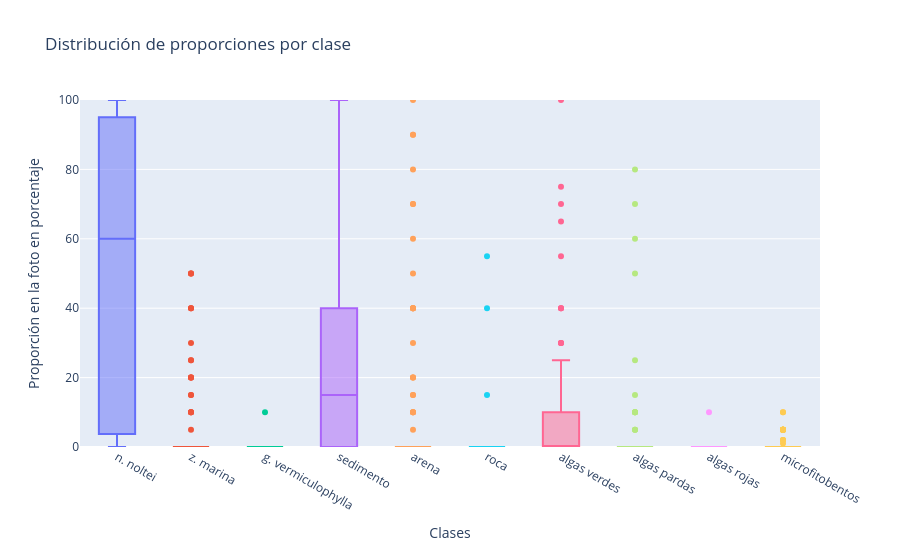

The code cell stored with this chart in its notebook:
### Code cell
# Vamos a estudiar las porporciones generales en las imágenes para las diferentes clases
fig = go.Figure()

# Agrupamos las clases en una misma columna
df_long = df[target_cols].melt(var_name="clase",value_name="proporcion")

fig = px.box(
    df_long,
    x="clase",
    y="proporcion",
    color="clase",
    points="outliers",
    title="Distribución de proporciones por clase",
)

fig.update_layout(
    yaxis=dict(title="Proporción por foot",range=[0, 100]),
    xaxis=dict(title="Clases"),
    height=550,
    showlegend=False,
)

# Visualizamos el diagrama de cajas general
fig.show()

### Figure 1 — Plotly figure (JSON) as saved in the notebook; plotly's stock layout.template omitted (floating-point values rounded to 4 significant figures; data arrays with more than 128 entries replaced by an {"elided": "..."} marker saying what was removed)
{"data": [{"alignmentgroup": "True", "boxpoints": "outliers", "hovertemplate": "clase=%{x}<br>proporcion=%{y}<extra></extra>", "legendgroup": "n. noltei", "marker": {"color": "#636efa"}, "name": "n. noltei", "notched": false, "offsetgroup": "n. noltei", "orientation": "v", "showlegend": true, "type": "box", "x": {"elided": "129 str values"}, "x0": " ", "xaxis": "x", "y": {"elided": "129 float values"}, "y0": " ", "yaxis": "y"}, {"alignmentgroup": "True", "boxpoints": "outliers", "hovertemplate": "clase=%{x}<br>proporcion=%{y}<extra></extra>", "legendgroup": "z. marina", "marker": {"color": "#EF553B"}, "name": "z. marina", "notched": false, "offsetgroup": "z. marina", "orientation": "v", "showlegend": true, "type": "box", "x": {"elided": "129 str values"}, "x0": " ", "xaxis": "x", "y": {"elided": "129 float values"}, "y0": " ", "yaxis": "y"}, {"alignmentgroup": "True", "boxpoints": "outliers", "hovertemplate": "clase=%{x}<br>proporcion=%{y}<extra></extra>", "legendgroup": "g. vermiculophylla", "marker": {"color": "#00cc96"}, "name": "g. vermiculophylla", "notched": false, "offsetgroup": "g. vermiculophylla", "orientation": "v", "showlegend": true, "type": "box", "x": {"elided": "129 str values"}, "x0": " ", "xaxis": "x", "y": {"elided": "129 float values"}, "y0": " ", "yaxis": "y"}, {"alignmentgroup": "True", "boxpoints": "outliers", "hovertemplate": "clase=%{x}<br>proporcion=%{y}<extra></extra>", "legendgroup": "sedimento", "marker": {"color": "#ab63fa"}, "name": "sedimento", "notched": false, "offsetgroup": "sedimento", "orientation": "v", "showlegend": true, "type": "box", "x": {"elided": "129 str values"}, "x0": " ", "xaxis": "x", "y": {"elided": "129 float values"}, "y0": " ", "yaxis": "y"}, {"alignmentgroup": "True", "boxpoints": "outliers", "hovertemplate": "clase=%{x}<br>proporcion=%{y}<extra></extra>", "legendgroup": "arena", "marker": {"color": "#FFA15A"}, "name": "arena", "notched": false, "offsetgroup": "arena", "orientation": "v", "showlegend": true, "type": "box", "x": {"elided": "129 str values"}, "x0": " ", "xaxis": "x", "y": {"elided": "129 float values"}, "y0": " ", "yaxis": "y"}, {"alignmentgroup": "True", "boxpoints": "outliers", "hovertemplate": "clase=%{x}<br>proporcion=%{y}<extra></extra>", "legendgroup": "roca", "marker": {"color": "#19d3f3"}, "name": "roca", "notched": false, "offsetgroup": "roca", "orientation": "v", "showlegend": true, "type": "box", "x": {"elided": "129 str values"}, "x0": " ", "xaxis": "x", "y": {"elided": "129 float values"}, "y0": " ", "yaxis": "y"}, {"alignmentgroup": "True", "boxpoints": "outliers", "hovertemplate": "clase=%{x}<br>proporcion=%{y}<extra></extra>", "legendgroup": "algas verdes", "marker": {"color": "#FF6692"}, "name": "algas verdes", "notched": false, "offsetgroup": "algas verdes", "orientation": "v", "showlegend": true, "type": "box", "x": {"elided": "129 str values"}, "x0": " ", "xaxis": "x", "y": {"elided": "129 float values"}, "y0": " ", "yaxis": "y"}, {"alignmentgroup": "True", "boxpoints": "outliers", "hovertemplate": "clase=%{x}<br>proporcion=%{y}<extra></extra>", "legendgroup": "algas pardas", "marker": {"color": "#B6E880"}, "name": "algas pardas", "notched": false, "offsetgroup": "algas pardas", "orientation": "v", "showlegend": true, "type": "box", "x": {"elided": "129 str values"}, "x0": " ", "xaxis": "x", "y": {"elided": "129 float values"}, "y0": " ", "yaxis": "y"}, {"alignmentgroup": "True", "boxpoints": "outliers", "hovertemplate": "clase=%{x}<br>proporcion=%{y}<extra></extra>", "legendgroup": "algas rojas", "marker": {"color": "#FF97FF"}, "name": "algas rojas", "notched": false, "offsetgroup": "algas rojas", "orientation": "v", "showlegend": true, "type": "box", "x": {"elided": "129 str values"}, "x0": " ", "xaxis": "x", "y": {"elided": "129 float values"}, "y0": " ", "yaxis": "y"}, {"alignmentgroup": "True", "boxpoints": "outliers", "hovertemplate": "clase=%{x}<br>proporcion=%{y}<extra></extra>", "legendgroup": "microfitobentos", "marker": {"color": "#FECB52"}, "name": "microfitobentos", "notched": false, "offsetgroup": "microfitobentos", "orientation": "v", "showlegend": true, "type": "box", "x": {"elided": "129 str values"}, "x0": " ", "xaxis": "x", "y": {"elided": "129 float values"}, "y0": " ", "yaxis": "y"}], "layout": {"boxmode": "overlay", "height": 550, "legend": {"title": {"text": "clase"}, "tracegroupgap": 0}, "showlegend": false, "title": {"text": "Distribución de proporciones por clase"}, "xaxis": {"anchor": "y", "categoryarray": ["n. noltei", "z. marina", "g. vermiculophylla", "sedimento", "arena", "roca", "algas verdes", "algas pardas", "algas rojas", "microfitobentos"], "categoryorder": "array", "domain": [0, 1], "title": {"text": "Clases"}}, "yaxis": {"anchor": "x", "domain": [0, 1], "range": [0, 100], "title": {"text": "Proporción en la foto en porcentaje"}}}}
